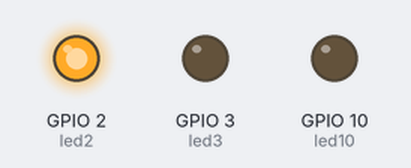
This program was run on a simulated ESP32 board running MicroPython. Shown: output pins drawn as LEDs (lit = HIGH).

Above: at 0.2 s.
At 1.2 s:
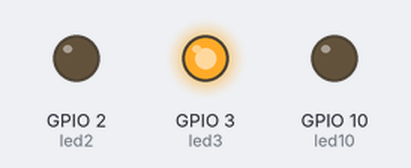
At 2.2 s:
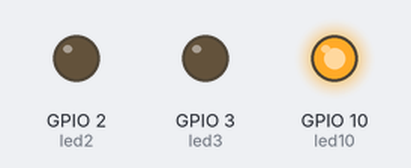
At 5.7 s:
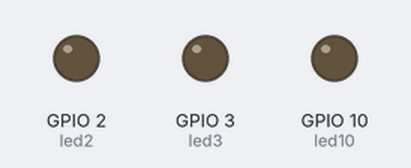
Timing chart, 0 to 6.9 s (numbered marks = the images above):
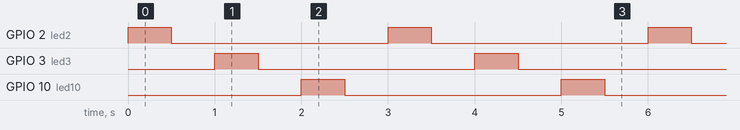

Measured:
- by itself, GPIO 2 (led2), GPIO 3 (led3), GPIO 10 (led10): alternates HIGH for 0.50 s and LOW for 2.5 s
- by itself, everything shown: repeats every 3.0 s, in 6 steps

The program:

main.py
```python
from machine import Pin
import time

led2 = Pin(2,Pin.OUT)
led3 = Pin(3,Pin.OUT)
led10 = Pin(10,Pin.OUT)

while True:
    led2.value(1)
    time.sleep_ms(500)
    led2.value(0)
    time.sleep_ms(500)

    led3.value(1)
    time.sleep_ms(500)
    led3.value(0)
    time.sleep_ms(500)

    led10.value(1)
    time.sleep_ms(500)
    led10.value(0)
    time.sleep_ms(500)
```
